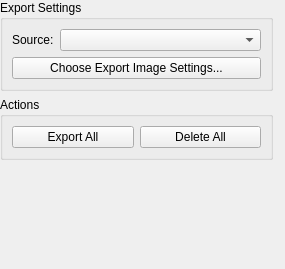
<?xml version="1.0" encoding="UTF-8"?>
<ui version="4.0">
 <class>Form</class>
 <widget class="QWidget" name="Form">
  <property name="geometry">
   <rect>
    <x>0</x>
    <y>0</y>
    <width>285</width>
    <height>269</height>
   </rect>
  </property>
  <property name="windowTitle">
   <string>Form</string>
  </property>
  <layout class="QVBoxLayout" name="verticalLayout_3">
   <property name="leftMargin">
    <number>0</number>
   </property>
   <property name="topMargin">
    <number>0</number>
   </property>
   <property name="rightMargin">
    <number>12</number>
   </property>
   <property name="bottomMargin">
    <number>0</number>
   </property>
   <item>
    <layout class="QVBoxLayout" name="verticalLayout">
     <item>
      <widget class="QGroupBox" name="exportSettingsGroupBox">
       <property name="title">
        <string>Export Settings</string>
       </property>
       <layout class="QVBoxLayout" name="verticalLayout_4">
        <item>
         <layout class="QHBoxLayout" name="horizontalLayout">
          <item>
           <widget class="QLabel" name="label">
            <property name="text">
             <string>Source:</string>
            </property>
           </widget>
          </item>
          <item>
           <widget class="QComboBox" name="inputSelectionCombo">
            <property name="sizePolicy">
             <sizepolicy hsizetype="Expanding" vsizetype="Fixed">
              <horstretch>0</horstretch>
              <verstretch>0</verstretch>
             </sizepolicy>
            </property>
           </widget>
          </item>
         </layout>
        </item>
        <item>
         <widget class="QPushButton" name="settingsButton">
          <property name="text">
           <string>Choose Export Image Settings...</string>
          </property>
         </widget>
        </item>
       </layout>
      </widget>
     </item>
     <item>
      <widget class="QGroupBox" name="groupBox">
       <property name="title">
        <string>Actions</string>
       </property>
       <layout class="QHBoxLayout" name="horizontalLayout_3">
        <item>
         <widget class="QPushButton" name="exportAllButton">
          <property name="toolTip">
           <string>Compute and store all batch output datasets</string>
          </property>
          <property name="text">
           <string>Export All</string>
          </property>
         </widget>
        </item>
        <item>
         <widget class="QPushButton" name="deleteAllButton">
          <property name="toolTip">
           <string>Delete all previously computed batch output datasets</string>
          </property>
          <property name="text">
           <string>Delete All</string>
          </property>
         </widget>
        </item>
       </layout>
      </widget>
     </item>
     <item>
      <spacer name="verticalSpacer">
       <property name="orientation">
        <enum>Qt::Vertical</enum>
       </property>
       <property name="sizeHint" stdset="0">
        <size>
         <width>20</width>
         <height>40</height>
        </size>
       </property>
      </spacer>
     </item>
    </layout>
   </item>
  </layout>
 </widget>
 <resources/>
 <connections/>
</ui>
